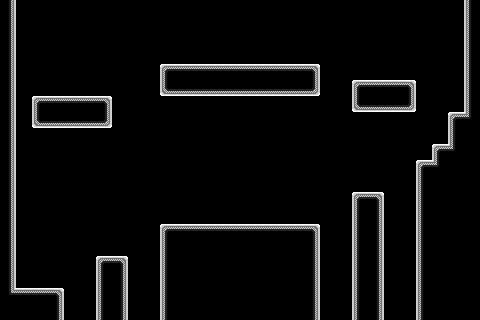

This is a level from a 2D game, rendered from its Tiled map with the project's own tilesets. A one-line summary and the complete map file follow:
An orthogonal 30x20 tile map with 16x16 px tiles, 4 tile layers (bkg_far, bkg_close, ground, foreground), 2 tilesets.

<map version="1.10" tiledversion="1.11.0" orientation="orthogonal" renderorder="right-down" width="30" height="20" tilewidth="16" tileheight="16" infinite="0" nextlayerid="5" nextobjectid="1">
 <tileset firstgid="1" source="../../memory_block.tsx" />
 <tileset firstgid="16" source="../../PlaceholderSprites.tsx" />
 <layer id="4" name="bkg_far" width="30" height="20">
  <properties>
   <property name="unity:sortinglayer" value="Bkg_far" />
  </properties>
  <data encoding="csv">
0,0,0,0,0,0,0,0,0,0,0,0,0,0,0,0,0,0,0,0,0,0,0,0,0,0,0,0,0,0,
0,0,0,0,0,0,0,0,0,0,0,0,0,0,0,0,0,0,0,0,0,0,0,0,0,0,0,0,0,0,
0,0,0,0,0,0,0,0,0,0,0,0,0,0,0,0,0,0,0,0,0,0,0,0,0,0,0,0,0,0,
0,0,0,0,0,0,0,0,0,0,0,0,0,0,0,0,0,0,0,0,0,0,0,0,0,0,0,0,0,0,
0,0,0,0,0,0,0,0,0,0,0,0,0,0,0,0,0,0,0,0,0,0,0,0,0,0,0,0,0,0,
0,0,0,0,0,0,0,0,0,0,0,0,0,0,0,0,0,0,0,0,0,0,0,0,0,0,0,0,0,0,
0,0,0,0,0,0,0,0,0,0,0,0,0,0,0,0,0,0,0,0,0,0,0,0,0,0,0,0,0,0,
0,0,0,0,0,0,0,0,0,0,0,0,0,0,0,0,0,0,0,0,0,0,0,0,0,0,0,0,0,0,
0,0,0,0,0,0,0,0,0,0,0,0,0,0,0,0,0,0,0,0,0,0,0,0,0,0,0,0,0,0,
0,0,0,0,0,0,0,0,0,0,0,0,0,0,0,0,0,0,0,0,0,0,0,0,0,0,0,0,0,0,
0,0,0,0,0,0,0,0,0,0,0,0,0,0,0,0,0,0,0,0,0,0,0,0,0,0,0,0,0,0,
0,0,0,0,0,0,0,0,0,0,0,0,0,0,0,0,0,0,0,0,0,0,0,0,0,0,0,0,0,0,
0,0,0,0,0,0,0,0,0,0,0,0,0,0,0,0,0,0,0,0,0,0,0,0,0,0,0,0,0,0,
0,0,0,0,0,0,0,0,0,0,0,0,0,0,0,0,0,0,0,0,0,0,0,0,0,0,0,0,0,0,
0,0,0,0,0,0,0,0,0,0,0,0,0,0,0,0,0,0,0,0,0,0,0,0,0,0,0,0,0,0,
0,0,0,0,0,0,0,0,0,0,0,0,0,0,0,0,0,0,0,0,0,0,0,0,0,0,0,0,0,0,
0,0,0,0,0,0,0,0,0,0,0,0,0,0,0,0,0,0,0,0,0,0,0,0,0,0,0,0,0,0,
0,0,0,0,0,0,0,0,0,0,0,0,0,0,0,0,0,0,0,0,0,0,0,0,0,0,0,0,0,0,
0,0,0,0,0,0,0,0,0,0,0,0,0,0,0,0,0,0,0,0,0,0,0,0,0,0,0,0,0,0,
0,0,0,0,0,0,0,0,0,0,0,0,0,0,0,0,0,0,0,0,0,0,0,0,0,0,0,0,0,0
</data>
 </layer>
 <layer id="1" name="bkg_close" width="30" height="20">
  <properties>
   <property name="unity:sortinglayer" value="Bkg" />
  </properties>
  <data encoding="csv">
0,0,0,0,0,0,0,0,0,0,0,0,0,0,0,0,0,0,0,0,0,0,0,0,0,0,0,0,0,0,
0,0,0,0,0,0,0,0,0,0,0,0,0,0,0,0,0,0,0,0,0,0,0,0,0,0,0,0,0,0,
0,0,0,0,0,0,0,0,0,0,0,0,0,0,0,0,0,0,0,0,0,0,0,0,0,0,0,0,0,0,
0,0,0,0,0,0,0,0,0,0,0,0,0,0,0,0,0,0,0,0,0,0,0,0,0,0,0,0,0,0,
0,0,0,0,0,0,0,0,0,0,0,0,0,0,0,0,0,0,0,0,0,0,0,0,0,0,0,0,0,0,
0,0,0,0,0,0,0,0,0,0,0,0,0,0,0,0,0,0,0,0,0,0,0,0,0,0,0,0,0,0,
0,0,0,0,0,0,0,0,0,0,0,0,0,0,0,0,0,0,0,0,0,0,0,0,0,0,0,0,0,0,
0,0,0,0,0,0,0,0,0,0,0,0,0,0,0,0,0,0,0,0,0,0,0,0,0,0,0,0,0,0,
0,0,0,0,0,0,0,0,0,0,0,0,0,0,0,0,0,0,0,0,0,0,0,0,0,0,0,0,0,0,
0,0,0,0,0,0,0,0,0,0,0,0,0,0,0,0,0,0,0,0,0,0,0,0,0,0,0,0,0,0,
0,0,0,0,0,0,0,0,0,0,0,0,0,0,0,0,0,0,0,0,0,0,0,0,0,0,0,0,0,0,
0,0,0,0,0,0,0,0,0,0,0,0,0,0,0,0,0,0,0,0,0,0,0,0,0,0,0,0,0,0,
0,0,0,0,0,0,0,0,0,0,0,0,0,0,0,0,0,0,0,0,0,0,0,0,0,0,0,0,0,0,
0,0,0,0,0,0,0,0,0,0,0,0,0,0,0,0,0,0,0,0,0,0,0,0,0,0,0,0,0,0,
0,0,0,0,0,0,0,0,0,0,0,0,0,0,0,0,0,0,0,0,0,0,0,0,0,0,0,0,0,0,
0,0,0,0,0,0,0,0,0,0,0,0,0,0,0,0,0,0,0,0,0,0,0,0,0,0,0,0,0,0,
0,0,0,0,0,0,0,0,0,0,0,0,0,0,0,0,0,0,0,0,0,0,0,0,0,0,0,0,0,0,
0,0,0,0,0,0,0,0,0,0,0,0,0,0,0,0,0,0,0,0,0,0,0,0,0,0,0,0,0,0,
0,0,0,0,0,0,0,0,0,0,0,0,0,0,0,0,0,0,0,0,0,0,0,0,0,0,0,0,0,0,
0,0,0,0,0,0,0,0,0,0,0,0,0,0,0,0,0,0,0,0,0,0,0,0,0,0,0,0,0,0
</data>
 </layer>
 <layer id="2" name="ground" width="30" height="20">
  <properties>
   <property name="unity:layer" value="Ground" />
   <property name="unity:sortinglayer" value="Ground" />
  </properties>
  <data encoding="csv">
8,0,0,0,0,0,0,0,0,0,0,0,0,0,0,0,0,0,0,0,0,0,0,0,0,0,0,0,0,6,
8,0,0,0,0,0,0,0,0,0,0,0,0,0,0,0,0,0,0,0,0,0,0,0,0,0,0,0,0,6,
8,0,0,0,0,0,0,0,0,0,0,0,0,0,0,0,0,0,0,0,0,0,0,0,0,0,0,0,0,6,
8,0,0,0,0,0,0,0,0,0,0,0,0,0,0,0,0,0,0,0,0,0,0,0,0,0,0,0,0,6,
8,0,0,0,0,0,0,0,0,0,1,2,2,2,2,2,2,2,2,3,0,0,0,0,0,0,0,0,0,6,
8,0,0,0,0,0,0,0,0,0,11,12,12,12,12,12,12,12,12,13,0,0,1,2,2,3,0,0,0,6,
8,0,1,2,2,2,3,0,0,0,0,0,0,0,0,0,0,0,0,0,0,0,11,12,12,13,0,0,0,6,
8,0,11,12,12,12,13,0,0,0,0,0,0,0,0,0,0,0,0,0,0,0,0,0,0,0,0,0,1,4,
8,0,0,0,0,0,0,0,0,0,0,0,0,0,0,0,0,0,0,0,0,0,0,0,0,0,0,0,6,7,
8,0,0,0,0,0,0,0,0,0,0,0,0,0,0,0,0,0,0,0,0,0,0,0,0,0,0,1,4,7,
8,0,0,0,0,0,0,0,0,0,0,0,0,0,0,0,0,0,0,0,0,0,0,0,0,0,1,4,7,7,
8,0,0,0,0,0,0,0,0,0,0,0,0,0,0,0,0,0,0,0,0,0,0,0,0,0,6,7,7,7,
8,0,0,0,0,0,0,0,0,0,0,0,0,0,0,0,0,0,0,0,0,0,1,3,0,0,6,7,7,7,
8,0,0,0,0,0,0,0,0,0,0,0,0,0,0,0,0,0,0,0,0,0,6,8,0,0,6,7,7,7,
8,0,0,0,0,0,0,0,0,0,1,2,2,2,2,2,2,2,2,3,0,0,6,8,0,0,6,7,7,7,
8,0,0,0,0,0,0,0,0,0,6,7,7,7,7,7,7,7,7,8,0,0,6,8,0,0,6,7,7,7,
8,0,0,0,0,0,1,3,0,0,6,7,7,7,7,7,7,7,7,8,0,0,6,8,0,0,6,7,7,7,
8,0,0,0,0,0,6,8,0,0,6,7,7,7,7,7,7,7,7,8,0,0,6,8,0,0,6,7,7,7,
5,2,2,3,0,0,6,8,0,0,6,7,7,7,7,7,7,7,7,8,0,0,6,8,0,0,6,7,7,7,
7,7,7,8,0,0,6,8,0,0,6,7,7,7,7,7,7,7,7,8,0,0,6,8,0,0,6,7,7,7
</data>
 </layer>
 <layer id="3" name="foreground" width="30" height="20">
  <properties>
   <property name="unity:sortinglayer" value="Foreground" />
  </properties>
  <data encoding="csv">
0,0,0,0,0,0,0,0,0,0,0,0,0,0,0,0,0,0,0,0,0,0,0,0,0,0,0,0,0,0,
0,0,0,0,0,0,0,0,0,0,0,0,0,0,0,0,0,0,0,0,0,0,0,0,0,0,0,0,0,0,
0,0,0,0,0,0,0,0,0,0,0,0,0,0,0,0,0,0,0,0,0,0,0,0,0,0,0,0,0,0,
0,0,0,0,0,0,0,0,0,0,0,0,0,0,0,0,0,0,0,0,0,0,0,0,0,0,0,0,0,0,
0,0,0,0,0,0,0,0,0,0,0,0,0,0,0,0,0,0,0,0,0,0,0,0,0,0,0,0,0,0,
0,0,0,0,0,0,0,0,0,0,0,0,0,0,0,0,0,0,0,0,0,0,0,0,0,0,0,0,0,0,
0,0,0,0,0,0,0,0,0,0,0,0,0,0,0,0,0,0,0,0,0,0,0,0,0,0,0,0,0,0,
0,0,0,0,0,0,0,0,0,0,0,0,0,0,0,0,0,0,0,0,0,0,0,0,0,0,0,0,0,0,
0,0,0,0,0,0,0,0,0,0,0,0,0,0,0,0,0,0,0,0,0,0,0,0,0,0,0,0,0,0,
0,0,0,0,0,0,0,0,0,0,0,0,0,0,0,0,0,0,0,0,0,0,0,0,0,0,0,0,0,0,
0,0,0,0,0,0,0,0,0,0,0,0,0,0,0,0,0,0,0,0,0,0,0,0,0,0,0,0,0,0,
0,0,0,0,0,0,0,0,0,0,0,0,0,0,0,0,0,0,0,0,0,0,0,0,0,0,0,0,0,0,
0,0,0,0,0,0,0,0,0,0,0,0,0,0,0,0,0,0,0,0,0,0,0,0,0,0,0,0,0,0,
0,0,0,0,0,0,0,0,0,0,0,0,0,0,0,0,0,0,0,0,0,0,0,0,0,0,0,0,0,0,
0,0,0,0,0,0,0,0,0,0,0,0,0,0,0,0,0,0,0,0,0,0,0,0,0,0,0,0,0,0,
0,0,0,0,0,0,0,0,0,0,0,0,0,0,0,0,0,0,0,0,0,0,0,0,0,0,0,0,0,0,
0,0,0,0,0,0,0,0,0,0,0,0,0,0,0,0,0,0,0,0,0,0,0,0,0,0,0,0,0,0,
0,0,0,0,0,0,0,0,0,0,0,0,0,0,0,0,0,0,0,0,0,0,0,0,0,0,0,0,0,0,
0,0,0,0,0,0,0,0,0,0,0,0,0,0,0,0,0,0,0,0,0,0,0,0,0,0,0,0,0,0,
0,0,0,0,0,0,0,0,0,0,0,0,0,0,0,0,0,0,0,0,0,0,0,0,0,0,0,0,0,0
</data>
 </layer>
</map>
